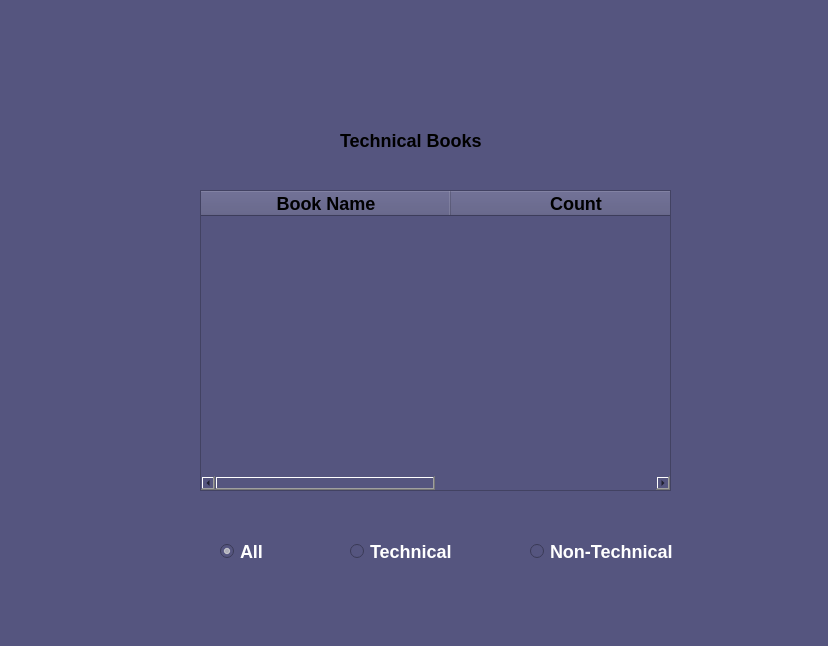
<?xml version="1.0" encoding="UTF-8"?>
<ui version="4.0">
 <class>BookDetails</class>
 <widget class="QWidget" name="BookDetails">
  <property name="geometry">
   <rect>
    <x>0</x>
    <y>0</y>
    <width>828</width>
    <height>646</height>
   </rect>
  </property>
  <property name="windowTitle">
   <string>Form</string>
  </property>
  <property name="styleSheet">
   <string notr="true">color:rgb(31, 13, 14);
background-color: rgb(85, 85, 127);
font-weight:700;
font-size:18px;
color: rgb(255, 255, 255);</string>
  </property>
  <widget class="QStackedWidget" name="stackedWidget">
   <property name="geometry">
    <rect>
     <x>90</x>
     <y>90</y>
     <width>661</width>
     <height>451</height>
    </rect>
   </property>
   <property name="styleSheet">
    <string notr="true"/>
   </property>
   <property name="currentIndex">
    <number>2</number>
   </property>
   <widget class="QWidget" name="page_2">
    <widget class="QTableWidget" name="tableWidget_2">
     <property name="geometry">
      <rect>
       <x>110</x>
       <y>100</y>
       <width>471</width>
       <height>301</height>
      </rect>
     </property>
     <property name="styleSheet">
      <string notr="true">
background-color: rgb(85, 85, 127);
font-weight:700;
font-size:18px;
color: rgb(0, 0, 0)</string>
     </property>
     <property name="columnCount">
      <number>2</number>
     </property>
     <attribute name="horizontalHeaderCascadingSectionResizes">
      <bool>false</bool>
     </attribute>
     <attribute name="horizontalHeaderMinimumSectionSize">
      <number>100</number>
     </attribute>
     <attribute name="horizontalHeaderDefaultSectionSize">
      <number>250</number>
     </attribute>
     <column>
      <property name="text">
       <string>Book Name</string>
      </property>
     </column>
     <column>
      <property name="text">
       <string>Count</string>
      </property>
     </column>
    </widget>
    <widget class="QLabel" name="label">
     <property name="geometry">
      <rect>
       <x>290</x>
       <y>40</y>
       <width>91</width>
       <height>21</height>
      </rect>
     </property>
     <property name="styleSheet">
      <string notr="true">color: rgb(0, 0, 0);
font: 700 16pt &quot;Segoe UI&quot;;</string>
     </property>
     <property name="text">
      <string>All books</string>
     </property>
    </widget>
   </widget>
   <widget class="QWidget" name="page_5">
    <widget class="QTableWidget" name="tableWidget_7">
     <property name="geometry">
      <rect>
       <x>120</x>
       <y>100</y>
       <width>471</width>
       <height>301</height>
      </rect>
     </property>
     <property name="styleSheet">
      <string notr="true">
background-color: rgb(85, 85, 127);
font-weight:700;
font-size:18px;
color: rgb(0, 0, 0)</string>
     </property>
     <property name="columnCount">
      <number>2</number>
     </property>
     <attribute name="horizontalHeaderCascadingSectionResizes">
      <bool>false</bool>
     </attribute>
     <attribute name="horizontalHeaderMinimumSectionSize">
      <number>100</number>
     </attribute>
     <attribute name="horizontalHeaderDefaultSectionSize">
      <number>250</number>
     </attribute>
     <column>
      <property name="text">
       <string>Book Name</string>
      </property>
     </column>
     <column>
      <property name="text">
       <string>Count</string>
      </property>
     </column>
    </widget>
    <widget class="QLabel" name="label_4">
     <property name="geometry">
      <rect>
       <x>290</x>
       <y>40</y>
       <width>141</width>
       <height>21</height>
      </rect>
     </property>
     <property name="styleSheet">
      <string notr="true">color: rgb(0, 0, 0);
font: 700 16pt &quot;Segoe UI&quot;;</string>
     </property>
     <property name="text">
      <string>Non-Technical</string>
     </property>
    </widget>
   </widget>
   <widget class="QWidget" name="page">
    <widget class="QTableWidget" name="tableWidget">
     <property name="geometry">
      <rect>
       <x>90</x>
       <y>40</y>
       <width>471</width>
       <height>301</height>
      </rect>
     </property>
     <property name="styleSheet">
      <string notr="true">
background-color: rgb(85, 85, 127);
font-weight:700;
font-size:18px;
color: rgb(255, 255, 255);</string>
     </property>
     <property name="columnCount">
      <number>2</number>
     </property>
     <attribute name="horizontalHeaderCascadingSectionResizes">
      <bool>false</bool>
     </attribute>
     <attribute name="horizontalHeaderMinimumSectionSize">
      <number>100</number>
     </attribute>
     <attribute name="horizontalHeaderDefaultSectionSize">
      <number>250</number>
     </attribute>
     <column>
      <property name="text">
       <string>Book Name</string>
      </property>
     </column>
     <column>
      <property name="text">
       <string>Count</string>
      </property>
     </column>
    </widget>
    <widget class="QStackedWidget" name="stackedWidget_2">
     <property name="geometry">
      <rect>
       <x>0</x>
       <y>0</y>
       <width>661</width>
       <height>451</height>
      </rect>
     </property>
     <property name="styleSheet">
      <string notr="true"/>
     </property>
     <property name="currentIndex">
      <number>1</number>
     </property>
     <widget class="QWidget" name="page_3">
      <widget class="QTableWidget" name="tableWidget_3">
       <property name="geometry">
        <rect>
         <x>90</x>
         <y>40</y>
         <width>471</width>
         <height>301</height>
        </rect>
       </property>
       <property name="styleSheet">
        <string notr="true">
background-color: rgb(85, 85, 127);
font-weight:700;
font-size:18px;
color: rgb(255, 255, 255);</string>
       </property>
       <property name="columnCount">
        <number>2</number>
       </property>
       <attribute name="horizontalHeaderCascadingSectionResizes">
        <bool>false</bool>
       </attribute>
       <attribute name="horizontalHeaderMinimumSectionSize">
        <number>100</number>
       </attribute>
       <attribute name="horizontalHeaderDefaultSectionSize">
        <number>250</number>
       </attribute>
       <column>
        <property name="text">
         <string>Book Name</string>
        </property>
       </column>
       <column>
        <property name="text">
         <string>Count</string>
        </property>
       </column>
      </widget>
     </widget>
     <widget class="QWidget" name="page_4">
      <widget class="QTableWidget" name="tableWidget_4">
       <property name="geometry">
        <rect>
         <x>110</x>
         <y>100</y>
         <width>471</width>
         <height>301</height>
        </rect>
       </property>
       <property name="styleSheet">
        <string notr="true">
background-color: rgb(85, 85, 127);
font-weight:700;
font-size:18px;
color: rgb(0, 0, 0)</string>
       </property>
       <property name="columnCount">
        <number>2</number>
       </property>
       <attribute name="horizontalHeaderCascadingSectionResizes">
        <bool>false</bool>
       </attribute>
       <attribute name="horizontalHeaderMinimumSectionSize">
        <number>100</number>
       </attribute>
       <attribute name="horizontalHeaderDefaultSectionSize">
        <number>250</number>
       </attribute>
       <column>
        <property name="text">
         <string>Book Name</string>
        </property>
       </column>
       <column>
        <property name="text">
         <string>Count</string>
        </property>
       </column>
      </widget>
      <widget class="QLabel" name="label_2">
       <property name="geometry">
        <rect>
         <x>250</x>
         <y>40</y>
         <width>161</width>
         <height>21</height>
        </rect>
       </property>
       <property name="styleSheet">
        <string notr="true">color: rgb(0, 0, 0);
font: 700 16pt &quot;Segoe UI&quot;;</string>
       </property>
       <property name="text">
        <string>Technical Books</string>
       </property>
      </widget>
     </widget>
    </widget>
   </widget>
  </widget>
  <widget class="QRadioButton" name="radioButton">
   <property name="geometry">
    <rect>
     <x>220</x>
     <y>540</y>
     <width>51</width>
     <height>22</height>
    </rect>
   </property>
   <property name="text">
    <string>All</string>
   </property>
   <property name="checked">
    <bool>true</bool>
   </property>
  </widget>
  <widget class="QRadioButton" name="radioButton_2">
   <property name="geometry">
    <rect>
     <x>530</x>
     <y>540</y>
     <width>151</width>
     <height>22</height>
    </rect>
   </property>
   <property name="text">
    <string>Non-Technical</string>
   </property>
  </widget>
  <widget class="QRadioButton" name="radioButton_3">
   <property name="geometry">
    <rect>
     <x>350</x>
     <y>540</y>
     <width>111</width>
     <height>22</height>
    </rect>
   </property>
   <property name="text">
    <string>Technical</string>
   </property>
  </widget>
 </widget>
 <resources/>
 <connections/>
</ui>
